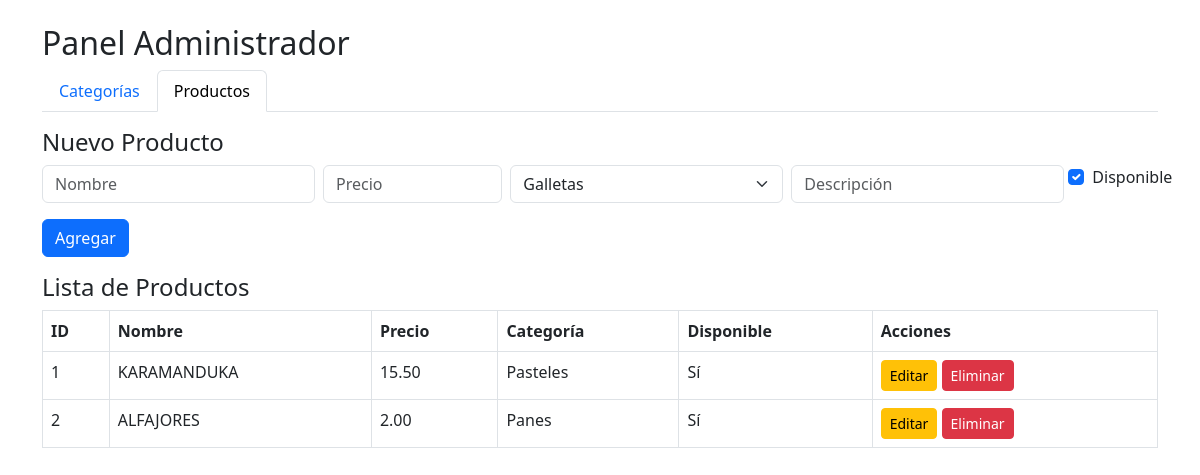
The app's page /admin/index.php with its own data.
### tables this page shows
CREATE TABLE `productos` (
  `id_producto` int(11) NOT NULL AUTO_INCREMENT,
  `nombre` varchar(100) NOT NULL,
  `descripcion` text DEFAULT NULL,
  `precio` decimal(10,2) NOT NULL,
  `imagen` varchar(255) DEFAULT NULL,
  `categoria_id` int(11) DEFAULT NULL,
  `disponible` tinyint(1) DEFAULT 1,
  `fecha_creacion` timestamp NOT NULL DEFAULT CURRENT_TIMESTAMP,
  `fecha_modificacion` timestamp NULL DEFAULT NULL ON UPDATE CURRENT_TIMESTAMP,
  `id_admin` int(11) DEFAULT NULL,  
  PRIMARY KEY (`id_producto`),
  KEY `categoria_id` (`categoria_id`),
  KEY `id_admin` (`id_admin`),
  CONSTRAINT `productos_fk_categoria` FOREIGN KEY (`categoria_id`) REFERENCES `categorias` (`id_categoria`) ON DELETE SET NULL,
  CONSTRAINT `productos_fk_admin` FOREIGN KEY (`id_admin`) REFERENCES `usuarios` (`id_usuario`) ON DELETE SET NULL
);

CREATE TABLE `categorias` (
  `id_categoria` int(11) NOT NULL AUTO_INCREMENT,
  `nombre` varchar(100) NOT NULL UNIQUE,
  PRIMARY KEY (`id_categoria`)
);

### admin/index.php (the view, shortened to what this page needs)
<?php
include 'db.php';
$tab = $_GET['tab'] ?? 'productos';
?>
<!DOCTYPE html>
<html lang="es">
<head>
  <link rel="stylesheet" href="https://cdn.jsdelivr.net/npm/bootstrap@5.3.0/dist/css/bootstrap.min.css">
</head>
<body class="container my-4">
  <h2>Panel Administrador</h2>
  <ul class="nav nav-tabs mb-3">
    <li class="nav-item"><a class="nav-link <?= $tab=='categorias'?'active':''?>" href="?tab=categorias">Categorías</a></li>
    <li class="nav-item"><a class="nav-link <?= $tab=='productos'?'active':''?>" href="?tab=productos">Productos</a></li>
  </ul>
<?php if ($tab=='productos'): ?>
  <h4>Nuevo Producto</h4>
  <form method="post" action="productos.php" class="row g-2 mb-3">
    <div class="col-md-3"><input name="nombre" class="form-control" placeholder="Nombre" required></div>
    <div class="col-md-2"><input name="precio" type="number" step="0.01" class="form-control" placeholder="Precio" required></div>
    <div class="col-md-3">
      <select name="categoria_id" class="form-select" required>
        <?php
        $cats=$conn->query("SELECT * FROM categorias");
        while($cat=$cats->fetch_assoc()){
          echo "<option value='{$cat['id_categoria']}'>{$cat['nombre']}</option>";
        }
        ?>
      </select>
    </div>
    <div class="col-md-3"><input name="descripcion" class="form-control" placeholder="Descripción"></div>
    <div class="col-md-1 form-check mt-2">
      <input type="checkbox" name="disponible" class="form-check-input" checked> Disponible
    </div>
    <div class="col-12"><button class="btn btn-primary mt-2">Agregar</button></div>
  </form>
  <h4>Lista de Productos</h4>
  <table class="table table-bordered">
    <tr>
      <th>ID</th><th>Nombre</th><th>Precio</th><th>Categoría</th><th>Disponible</th><th>Acciones</th>
    </tr>
    <?php
    $productos=$conn->query("SELECT p.*, c.nombre as catNombre
                              FROM productos p
                              LEFT JOIN categorias c ON p.categoria_id=c.id_categoria");
    while($p=$productos->fetch_assoc()): ?>
    <tr>
      <td><?=$p['id_producto']?></td>
      <td><?=$p['nombre']?></td>
      <td><?=$p['precio']?></td>
      <td><?=$p['catNombre']?></td>
      <td><?=$p['disponible']?'Sí':'No'?></td>
      <td>
        <a class="btn btn-sm btn-warning" href="index.php?tab=productos&edit=<?=$p['id_producto']?>">Editar</a>
        <a class="btn btn-sm btn-danger" href="productos.php?del=<?=$p['id_producto']?>" onclick="return confirm('¿Eliminar producto?')">Eliminar</a>
      </td>
    </tr>
    <?php endwhile; ?>
  </table>
<?php endif; ?>
</body>
</html>

### records on screen
productos: id_producto "1", nombre "KARAMANDUKA", precio "15.50", categoria.nombre "Pasteles", disponible "Sí"
productos: id_producto "2", nombre "ALFAJORES", precio "2.00", categoria.nombre "Panes", disponible "Sí"

### other values on screen
form field categoria_id "Galletas"
